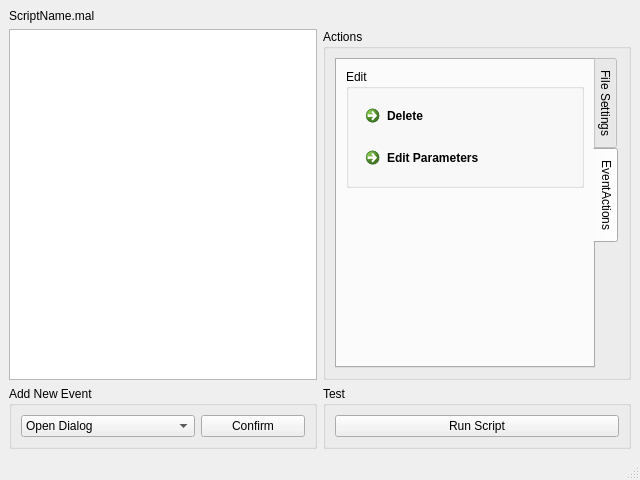
<?xml version="1.0" encoding="UTF-8"?>
<ui version="4.0">
 <class>MainWindow</class>
 <widget class="QMainWindow" name="MainWindow">
  <property name="geometry">
   <rect>
    <x>0</x>
    <y>0</y>
    <width>640</width>
    <height>480</height>
   </rect>
  </property>
  <property name="windowTitle">
   <string>MainWindow</string>
  </property>
  <widget class="QWidget" name="centralwidget">
   <layout class="QGridLayout" name="gridLayout">
    <item row="0" column="0">
     <widget class="QLabel" name="scriptName">
      <property name="text">
       <string>ScriptName.mal</string>
      </property>
     </widget>
    </item>
    <item row="1" column="0">
     <widget class="QListWidget" name="eventList">
      <property name="frameShape">
       <enum>QFrame::StyledPanel</enum>
      </property>
      <property name="dragEnabled">
       <bool>true</bool>
      </property>
      <property name="alternatingRowColors">
       <bool>true</bool>
      </property>
     </widget>
    </item>
    <item row="1" column="1">
     <widget class="QGroupBox" name="actionsGroupBox">
      <property name="title">
       <string>Actions</string>
      </property>
      <layout class="QVBoxLayout" name="verticalLayout">
       <item>
        <widget class="QTabWidget" name="actionsTab">
         <property name="autoFillBackground">
          <bool>false</bool>
         </property>
         <property name="tabPosition">
          <enum>QTabWidget::East</enum>
         </property>
         <property name="currentIndex">
          <number>1</number>
         </property>
         <property name="documentMode">
          <bool>false</bool>
         </property>
         <property name="tabBarAutoHide">
          <bool>false</bool>
         </property>
         <widget class="QWidget" name="tab_3">
          <attribute name="title">
           <string>File Settings</string>
          </attribute>
          <layout class="QFormLayout" name="formLayout_5">
           <item row="0" column="1">
            <widget class="QLabel" name="fileNameLabel">
             <property name="text">
              <string>File Name</string>
             </property>
            </widget>
           </item>
           <item row="1" column="1">
            <widget class="QLineEdit" name="fileName"/>
           </item>
           <item row="2" column="1">
            <widget class="QCommandLinkButton" name="save">
             <property name="text">
              <string>Save</string>
             </property>
             <property name="icon">
              <iconset>
               <normaloff>../assets/icons/malico_folderSave.ico</normaloff>../assets/icons/malico_folderSave.ico</iconset>
             </property>
            </widget>
           </item>
           <item row="3" column="1">
            <widget class="QCommandLinkButton" name="saveAs">
             <property name="text">
              <string>Save As</string>
             </property>
             <property name="icon">
              <iconset>
               <normaloff>../assets/icons/malico_folderSave.ico</normaloff>../assets/icons/malico_folderSave.ico</iconset>
             </property>
            </widget>
           </item>
           <item row="4" column="1">
            <widget class="QCommandLinkButton" name="export_2">
             <property name="text">
              <string>Export</string>
             </property>
             <property name="icon">
              <iconset>
               <normaloff>../assets/icons/malicon_folderExport.ico</normaloff>../assets/icons/malicon_folderExport.ico</iconset>
             </property>
            </widget>
           </item>
          </layout>
         </widget>
         <widget class="QWidget" name="currentIndexActiond">
          <attribute name="title">
           <string>EventActions</string>
          </attribute>
          <layout class="QFormLayout" name="formLayout">
           <item row="0" column="0" colspan="2">
            <widget class="QGroupBox" name="groupBox">
             <property name="title">
              <string>Edit</string>
             </property>
             <layout class="QGridLayout" name="gridLayout_2">
              <item row="0" column="0">
               <widget class="QCommandLinkButton" name="delete_2">
                <property name="text">
                 <string>Delete</string>
                </property>
                <property name="icon">
                 <iconset>
                  <normaloff>../assets/icons/malico_delete.ico</normaloff>../assets/icons/malico_delete.ico</iconset>
                </property>
               </widget>
              </item>
              <item row="1" column="0">
               <widget class="QCommandLinkButton" name="paramEditMenu">
                <property name="text">
                 <string>Edit Parameters</string>
                </property>
                <property name="icon">
                 <iconset>
                  <normaloff>../assets/icons/malico_paramEditMenu.ico</normaloff>../assets/icons/malico_paramEditMenu.ico</iconset>
                </property>
               </widget>
              </item>
             </layout>
            </widget>
           </item>
          </layout>
         </widget>
        </widget>
       </item>
      </layout>
     </widget>
    </item>
    <item row="2" column="0">
     <widget class="QGroupBox" name="groupBox_3">
      <property name="title">
       <string>Add New Event</string>
      </property>
      <layout class="QHBoxLayout" name="horizontalLayout">
       <item>
        <widget class="QComboBox" name="eventType">
         <item>
          <property name="text">
           <string>Open Dialog</string>
          </property>
         </item>
         <item>
          <property name="text">
           <string>Spam Dialog</string>
          </property>
         </item>
         <item>
          <property name="text">
           <string>New File</string>
          </property>
         </item>
         <item>
          <property name="text">
           <string>Spam File</string>
          </property>
         </item>
         <item>
          <property name="text">
           <string>Send Key</string>
          </property>
         </item>
         <item>
          <property name="text">
           <string>Send Random Key</string>
          </property>
         </item>
         <item>
          <property name="text">
           <string>Open Application</string>
          </property>
         </item>
         <item>
          <property name="text">
           <string>Run Custom Python Script</string>
          </property>
         </item>
         <item>
          <property name="text">
           <string>Run Custom VBScript</string>
          </property>
         </item>
        </widget>
       </item>
       <item>
        <widget class="QPushButton" name="addEvent">
         <property name="text">
          <string>Confirm</string>
         </property>
         <property name="default">
          <bool>false</bool>
         </property>
         <property name="flat">
          <bool>false</bool>
         </property>
        </widget>
       </item>
      </layout>
     </widget>
    </item>
    <item row="2" column="1">
     <widget class="QGroupBox" name="groupBox_4">
      <property name="title">
       <string>Test</string>
      </property>
      <layout class="QVBoxLayout" name="verticalLayout_2">
       <item>
        <widget class="QPushButton" name="runScriptButton">
         <property name="text">
          <string>Run Script</string>
         </property>
        </widget>
       </item>
      </layout>
     </widget>
    </item>
   </layout>
  </widget>
  <widget class="QMenuBar" name="menubar">
   <property name="geometry">
    <rect>
     <x>0</x>
     <y>0</y>
     <width>640</width>
     <height>21</height>
    </rect>
   </property>
  </widget>
  <widget class="QStatusBar" name="statusbar"/>
 </widget>
 <resources>
  <include location="../assets/_malico.qrc"/>
 </resources>
 <connections/>
</ui>
